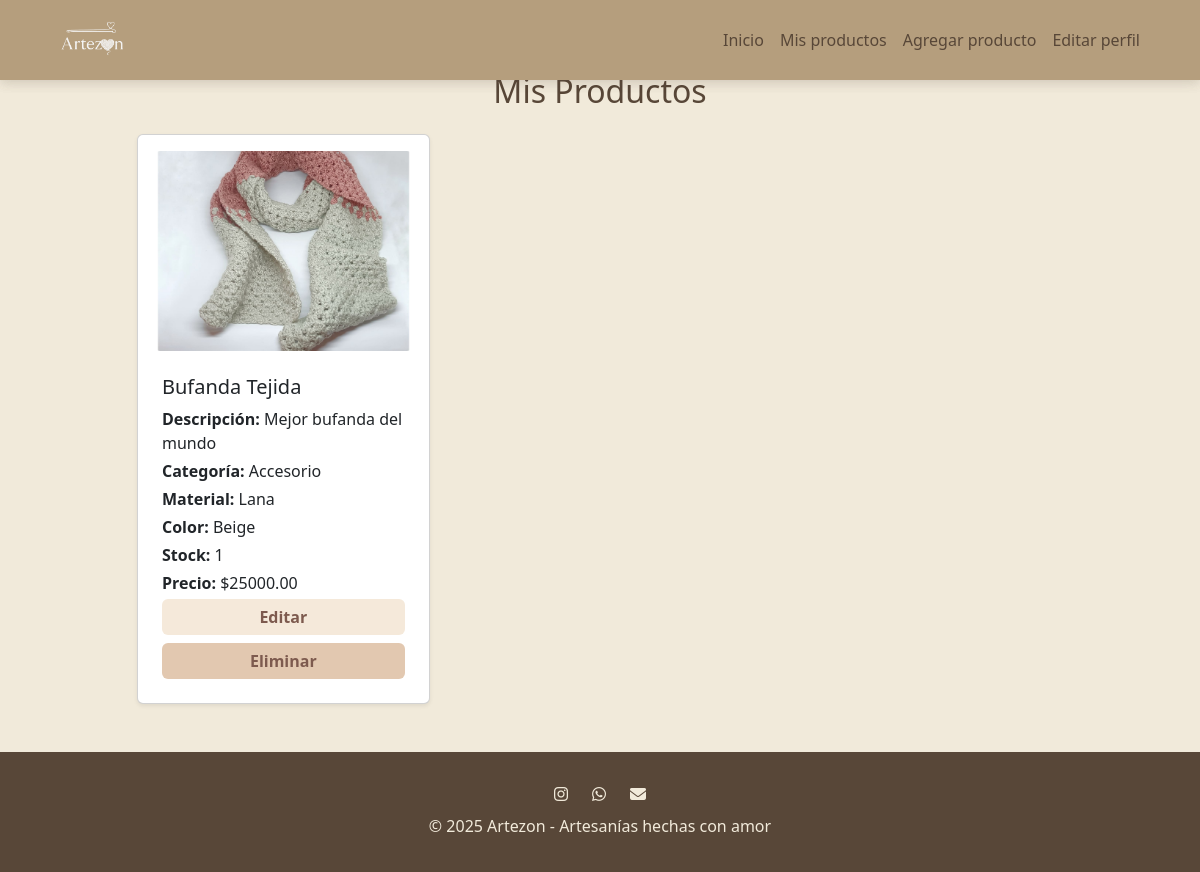
The page /vendedores/mis-productos/ (signed in) on the database as committed earlier.
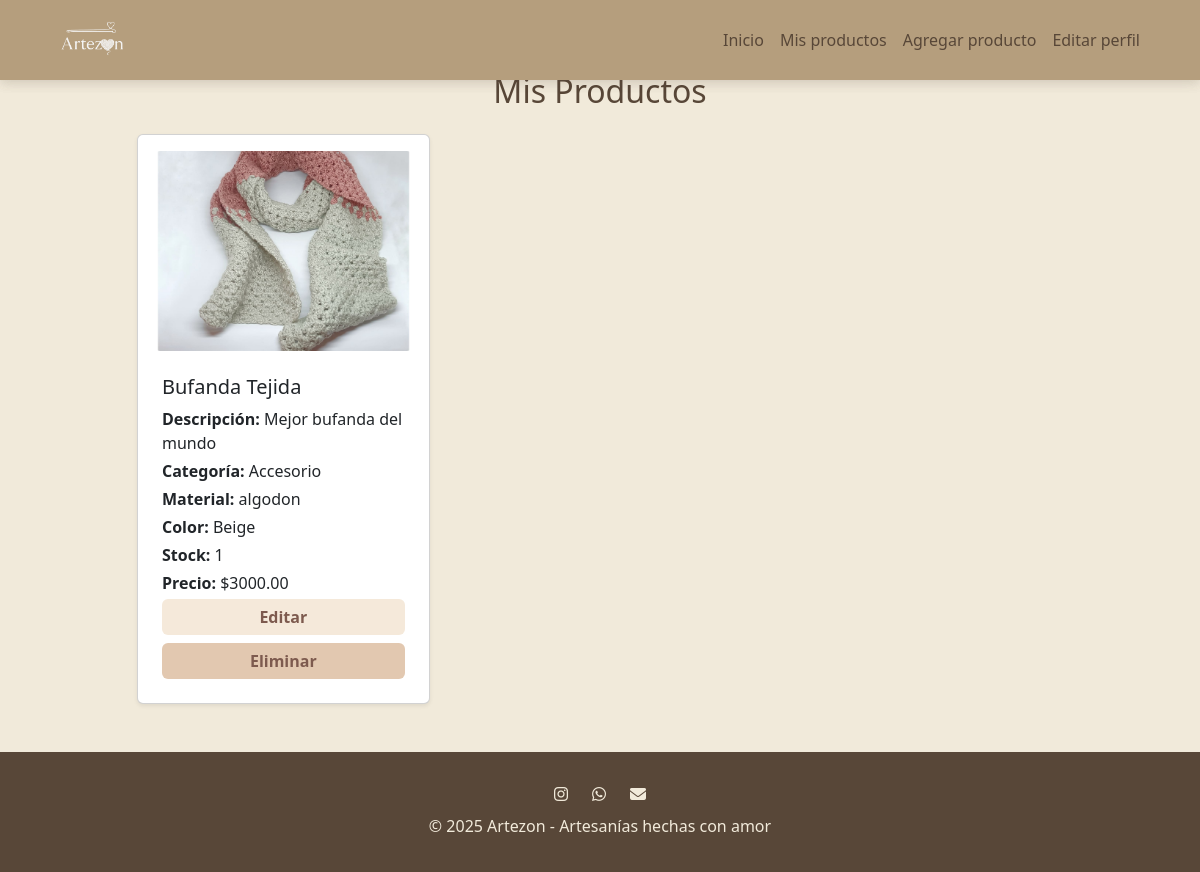
The same page on the database as committed later.
### productos/models.py (models this page shows, shortened)
class Product(models.Model):
    seller = models.ForeignKey(User, on_delete=models.CASCADE)
    name = models.CharField(max_length=120)
    description = models.TextField(blank=True)
    category = models.CharField(max_length=50, blank=True)
    material = models.CharField(max_length=50, blank=True)
    color = models.CharField(max_length=30, blank=True)
    price = models.DecimalField(max_digits=10, decimal_places=2)
    stock = models.PositiveIntegerField(default=0)
    is_active = models.BooleanField(default=True)
    created_at = models.DateTimeField(auto_now_add=True)
    imagen = models.ImageField(upload_to="imagenProductos/", blank=True, null=True)

### Vendedores/views.py (the view)
# urls.py: path('mis-productos/', views.mis_productos, name='mis_productos'),
@login_required
def mis_productos(request):
    productos = Product.objects.filter(seller=request.user)
    return render(request, "manejoProductos/mis_productos.html", {"productos": productos})

### Vendedores/templates/manejoProductos/mis_productos.html
{% extends "base.html" %}
{% block content %}
<div class="container mt-5">
    <div class="row justify-content-center">
        <div class="col-md-10">
            <h2 class="mb-4 text-center">Mis Productos</h2>
            <div class="row">
                {% for producto in productos %}
                    <div class="col-md-6 col-lg-4 mb-4">
                        <div class="card h-100 shadow-sm p-2">
                            {% if producto.imagen %}
                                <div class="p-2">
                                    <img src="{{ producto.imagen.url }}" class="card-img-top rounded" alt="Imagen de producto" style="object-fit:cover; height:200px;">
                                </div>
                            {% else %}
                                <div class="card-img-top d-flex align-items-center justify-content-center p-2" style="height:200px; background:#f5e9da;">
                                    <span class="text-muted">Sin imagen</span>
                                </div>
                            {% endif %}
                            <div class="card-body">
                                <h5 class="card-title">{{ producto.name }}</h5>
                                <p class="card-text mb-1"><strong>Descripción:</strong> {{ producto.description }}</p>
                                <p class="card-text mb-1"><strong>Categoría:</strong> {{ producto.category }}</p>
                                <p class="card-text mb-1"><strong>Material:</strong> {{ producto.material }}</p>
                                <p class="card-text mb-1"><strong>Color:</strong> {{ producto.color }}</p>
                                <p class="card-text mb-1"><strong>Stock:</strong> {{ producto.stock }}</p>
                                <p class="card-text mb-1"><strong>Precio:</strong> ${{ producto.price }}</p>
                                <a href="{% url 'editar_producto' producto.id %}"
                                   class="btn w-100 mb-2 fw-bold"
                                   style="background-color: #f5e9da; color: #7d5a4e; border: none;">
                                    Editar
                                </a>
                                <a href="{% url 'eliminar_producto' producto.id %}"
                                   class="btn w-100 fw-bold"
                                   style="background-color: #e2c8b0; color: #7d5a4e; border: none;">
                                    Eliminar
                                </a>
                            </div>
                        </div>
                    </div>
                {% empty %}
                    <div class="col-12">
                        <div class="alert alert-warning text-center">No tienes productos aún.</div>
                    </div>
                {% endfor %}
            </div>
        </div>
    </div>
</div>
{% endblock %}

Rows that differ between the two databases and show on the page:
changed Product "Bufanda Tejida": material "Lana" → "algodon"; price "25000.00" → "3000.00"
